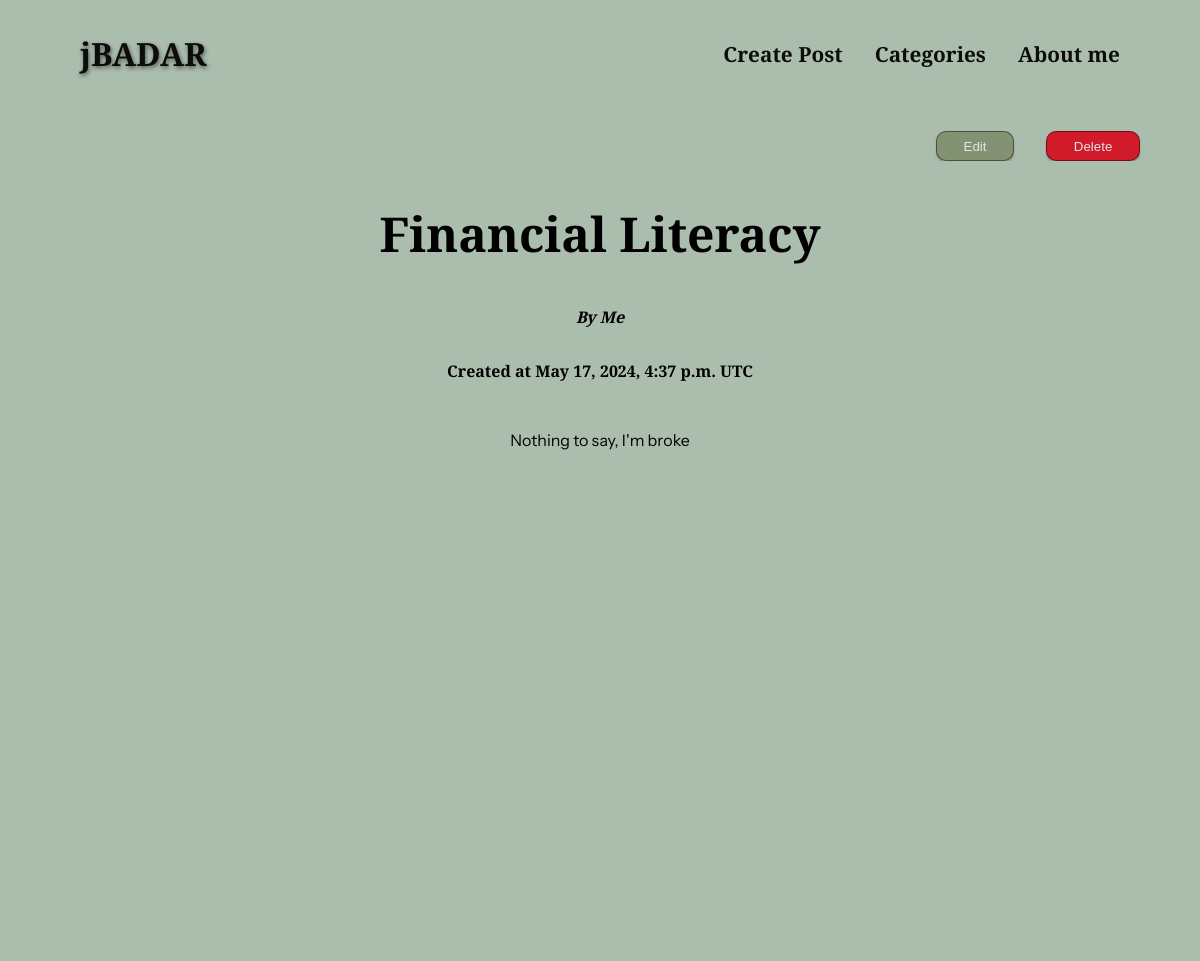
The app's page /home/view/17 with its own data.
### home/models.py (models this page shows)
class blog_data(models.Model):
    title = models.CharField(max_length=100, blank=True)
    author = models.CharField(max_length=50, blank=True)
    created = models.DateTimeField(auto_now_add=True)
    content = models.TextField(blank=True)
    image = models.ImageField(blank=True)

### home/views.py (the view)
# urls.py: path("home/view/<int:pk>", views.Detaildisplay, name="post-page"),
def Detaildisplay(request, pk):
    try:
        list_posts = blog_data.objects.get(pk=pk)
    except ViewDoesNotExist:
        return HttpResponse(404, "Page not Found")
    return render(request, "home/post-page.html", {
        "post": list_posts
    })

### home/templates/home/post-page.html (shortened to what this page needs)
{% extends "base.html" %}
{% load static %}
{% block style %}
<link rel="stylesheet" href="{% static "home/post-page.css" %}">
{% endblock style %}
{% block content %}
  <div class="buttons">
    <button id="editbutton" onclick="window.location.href='{% url 'blog-update' pk=post.pk %}'" type="button">Edit</button>
    <button  id="deletebutton" onclick="window.location.href='{% url 'blog-delete' pk=post.pk %}'" type="button">Delete</button>
  </div>
  <section id="summary">
      <h1 class="title">{{post.title}}</h1>
      <article class="page-information">
        <address>By {{post.author}}</address>
        <div>
          Created at <time>{{post.created}} UTC</time>
        </div>
        <main>
          <p>
            {{post.content}}
        </main>
      </article>
    </section>
{% endblock content %}

### home/static/home/header.css (style rules this page uses)
body { padding:0px; margin: 0px; }

### home/static/home/post-page.css (style rules this page uses)
body { padding:0px; margin: 0px; font-family: 'Cormorant SC'; font-weight: 700; background-color: #ABBEAE; display:flex; flex-direction: column; }
#summary { display: flex; flex-direction: column; align-items: center; flex-wrap: wrap; background-color: #ABBEAE; min-height: 100vh; }
.title { text-align: center; font-size: 3rem; max-width: 70%; }
.page-information { gap: 2rem; display: flex; flex-direction: column; align-items: center; text-align: justify; max-width: 80%; }
p { font-size: 1rem; font-family: 'Instrument Sans'; font-weight: 400; }
.buttons { margin-top: 1.5rem; max-width:95%; display: flex; justify-content: end; gap: 2rem; }
.buttons button { padding: .5em 2em; border-radius: 10px; border:1px solid rgba(0, 0, 0, 0.445); box-shadow: 0 2px 2px rgba(0, 0, 0, 0.2); }
#deletebutton { color: rgb(228, 227, 227); background-color: #d11a2a; transition: transform 0.3s ease; }
#editbutton { color: rgb(228, 227, 227); background-color: #839272; transition: transform 0.3s ease; }

### records on screen
blog_data: title "Financial Literacy", author "Me", created "May 17, 2024, 4:37 p.m.", content "Nothing to say, I'm broke"
